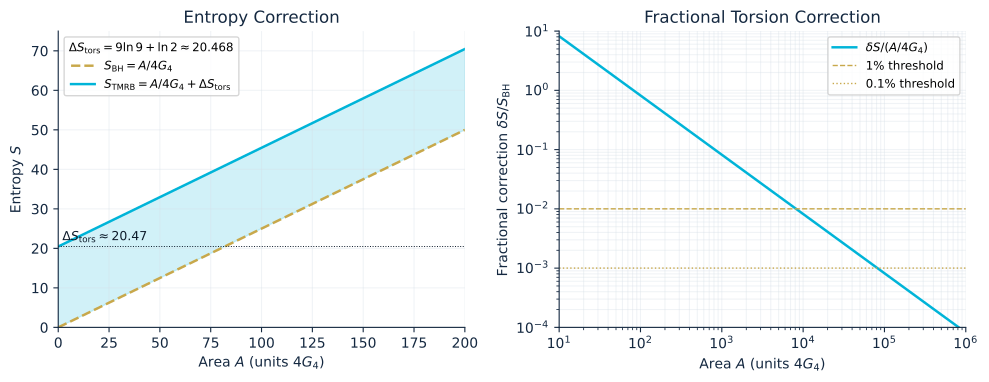

The script that saved this image:
"""fig2_entropy_correction.py — Bekenstein-Hawking vs TMRB entropy."""
import numpy as np
import matplotlib as mpl
import matplotlib.pyplot as plt

NAVY = '#0D1B2A'; GOLD = '#C8A84B'; CYAN = '#00B4D8'
INK = '#142840'; LGRAY = '#D5DCE4'; MUTED = '#8AA0B8'

mpl.rcParams.update({'font.family': 'DejaVu Sans', 'font.size': 10,
                     'axes.edgecolor': INK, 'axes.labelcolor': INK,
                     'axes.titlecolor': INK, 'xtick.color': INK,
                     'ytick.color': INK, 'mathtext.fontset': 'dejavusans',
                     'savefig.dpi': 300})

dS_tors = 9*np.log(9) + np.log(2)   # 20.468

fig, (axL, axR) = plt.subplots(1, 2, figsize=(10, 4))

# Left: linear S vs A
A = np.linspace(0, 200, 400)
S_BH = A/4.0
S_TMRB = A/4.0 + dS_tors
axL.plot(A, S_BH, color=GOLD, linestyle='--', linewidth=1.8, label=r'$S_{\rm BH}=A/4G_4$')
axL.plot(A, S_TMRB, color=CYAN, linewidth=1.8, label=r'$S_{\rm TMRB}=A/4G_4+\Delta S_{\rm tors}$')
axL.fill_between(A, S_BH, S_TMRB, color=CYAN, alpha=0.18)
axL.axhline(dS_tors, color=NAVY, linewidth=0.7, linestyle=':')
axL.text(2, dS_tors+1.5, r'$\Delta S_{\rm tors} \approx 20.47$',
         color=NAVY, fontsize=9)
axL.set_xlabel(r'Area $A$ (units $4G_4$)')
axL.set_ylabel(r'Entropy $S$')
axL.set_title('Entropy Correction')
axL.set_xlim(0, 200); axL.set_ylim(0, 75)
axL.grid(True, alpha=0.35, color=LGRAY)
axL.legend(loc='upper left', fontsize=8.5,
           title=rf'$\Delta S_{{\rm tors}} = 9\ln 9 + \ln 2 \approx {dS_tors:.3f}$',
           title_fontsize=8.5)
axL.spines['top'].set_visible(False); axL.spines['right'].set_visible(False)

# Right: fractional correction (log-log)
A2 = np.logspace(1, 6, 400)
frac = dS_tors/(A2/4.0)
axR.loglog(A2, frac, color=CYAN, linewidth=1.8, label=r'$\delta S/(A/4G_4)$')
axR.axhline(0.01, color=GOLD, linestyle='--', linewidth=1.0, label='1% threshold')
axR.axhline(0.001, color=GOLD, linestyle=':', linewidth=1.0, label='0.1% threshold')
axR.set_xlabel(r'Area $A$ (units $4G_4$)')
axR.set_ylabel(r'Fractional correction $\delta S/S_{\rm BH}$')
axR.set_title('Fractional Torsion Correction')
axR.set_xlim(1e1, 1e6); axR.set_ylim(1e-4, 1e1)
axR.grid(True, which='both', alpha=0.35, color=LGRAY)
axR.legend(loc='upper right', fontsize=8.5)
axR.spines['top'].set_visible(False); axR.spines['right'].set_visible(False)

plt.tight_layout()
plt.savefig('fig2_entropy_correction.pdf', dpi=300, bbox_inches='tight')
plt.savefig('fig2_entropy_correction.png', dpi=300, bbox_inches='tight')
print('Wrote fig2_entropy_correction.{pdf,png}')
